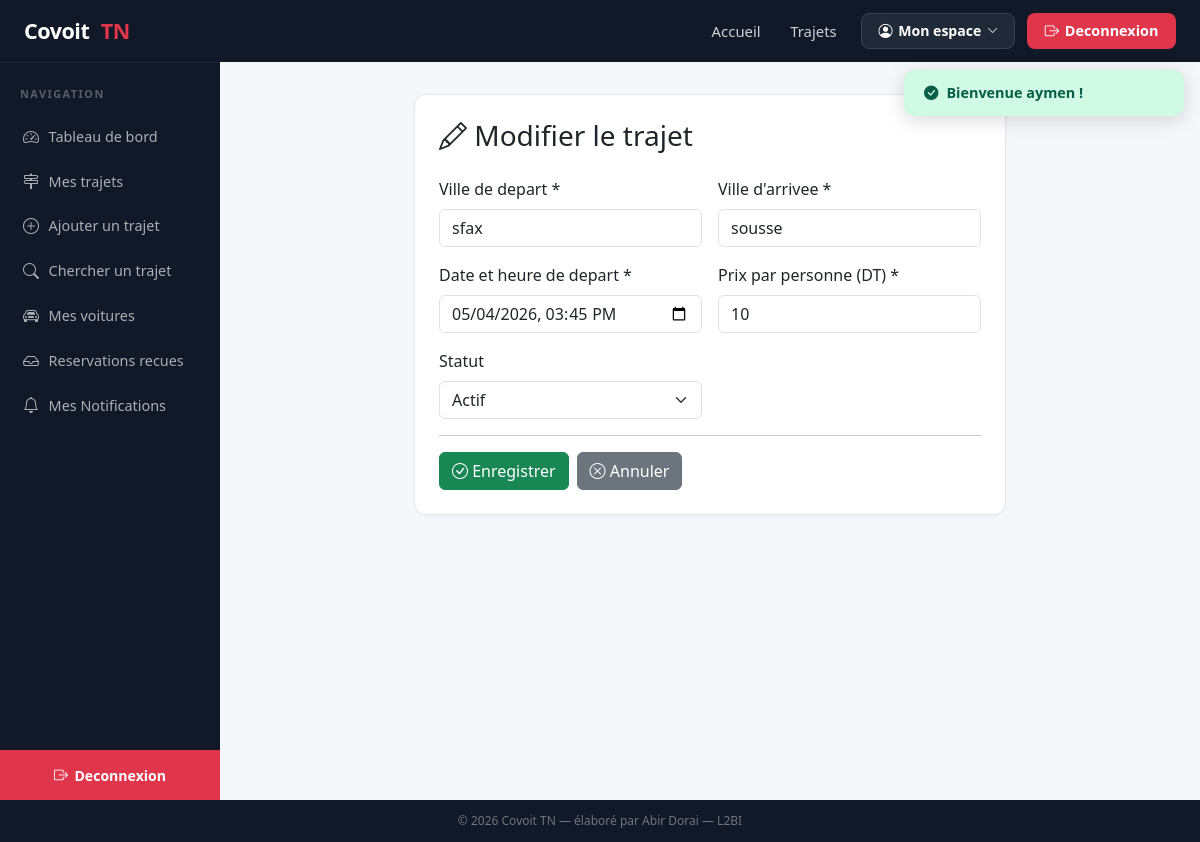
/index.php?controller=trajet&action=edit&id=6 (signed in), run on the app's committed database.
### tables this page shows
CREATE TABLE `trajet` (
  `idTrajet` int(11) NOT NULL,
  `idConducteur` int(11) NOT NULL,
  `villeDepart` varchar(50) NOT NULL,
  `villeArrivee` varchar(50) NOT NULL,
  `dateDepart` datetime NOT NULL,
  `prixParPersonne` double NOT NULL,
  `statut` varchar(20) DEFAULT 'Actif'
);

### controllers/TrajetController.php (called while the page is built, shortened)
<?php
class TrajetController extends Controller
{
    public function edit()
    {
        $id          = (int) ($_GET['id'] ?? 0);
        $trajetModel = new Trajet();
        $trajet = $trajetModel->findById($id);
        $erreur = '';
        $this->render('trajet/edit', ['trajet' => $trajet, 'erreur' => $erreur]);
    }
}

### core/Router.php (called while the page is built, shortened)
<?php
class Router
{
    public function dispatch()
    {
        $actionName     = isset($_GET['action'])     ? $_GET['action']     : 'index';
        $actionName     = preg_replace('/[^a-zA-Z0-9_]/', '', $actionName);
        $controller = new $className();
        $controller->$actionName();
    }
}

### index.php (called while the page is built, shortened)
<?php
require_once __DIR__ . '/core/Router.php';
$router = new Router();
$router->dispatch();

### config/database.php (called while the page is built, shortened)
<?php
class Database
{
    private static $host    = 'localhost';
    private static $dbname  = 'covoi_tn';
    private static $user    = 'root';
    private static $pass    = '';
    private static $charset = 'utf8mb4';
    private static $instance = null;
    public static function getInstance()
    {
        if (self::$instance === null) {
            $dsn = 'mysql:host=' . self::$host
                 . ';dbname=' . self::$dbname
                 . ';charset=' . self::$charset;
            $options = [
                PDO::ATTR_ERRMODE            => PDO::ERRMODE_EXCEPTION,
                PDO::ATTR_DEFAULT_FETCH_MODE => PDO::FETCH_ASSOC,
                PDO::ATTR_EMULATE_PREPARES   => false,
            ];
            try {
                self::$instance = new PDO($dsn, self::$user, self::$pass, $options);
            } catch (PDOException $e) {
                die('Erreur de connexion a la base de donnees : ' . $e->getMessage());
            }
        }
        return self::$instance;
    }
}

### core/Model.php (called while the page is built, shortened)
<?php
require_once __DIR__ . '/../config/database.php';
abstract class Model
{
    protected $db;
    protected $table;
    protected $primaryKey;
    public function __construct()
    {
        $this->db = Database::getInstance();
    }
    public function findById($id)
    {
        $sql = "SELECT * FROM {$this->table} WHERE {$this->primaryKey} = :id";
        $stmt = $this->db->prepare($sql);
        $stmt->execute([':id' => $id]);
        return $stmt->fetch();
    }
}

### views/trajet/edit.php (the view, shortened to what this page needs)
<div class="row justify-content-center">
    <div class="col-md-8">
        <div class="card p-4">
            <h3 class="mb-4"><i class="bi bi-pencil"></i> Modifier le trajet</h3>
            <form method="post" action="<?= BASE_URL ?>?controller=trajet&action=edit&id=<?= $trajet['idTrajet'] ?>">
                <div class="row g-3">
                    <div class="col-md-6">
                        <label class="form-label">Ville de depart *</label>
                        <input type="text" name="villeDepart" class="form-control" required
                               value="<?= htmlspecialchars($trajet['villeDepart']) ?>">
                    </div>
                    <div class="col-md-6">
                        <label class="form-label">Ville d'arrivee *</label>
                        <input type="text" name="villeArrivee" class="form-control" required
                               value="<?= htmlspecialchars($trajet['villeArrivee']) ?>">
                    </div>
                    <div class="col-md-6">
                        <label class="form-label">Date et heure de depart *</label>
                        <input type="datetime-local" name="dateDepart" class="form-control" required
                               value="<?= date('Y-m-d\TH:i', strtotime($trajet['dateDepart'])) ?>">
                    </div>
                    <div class="col-md-6">
                        <label class="form-label">Prix par personne (DT) *</label>
                        <input type="number" name="prix" step="0.01" min="0" class="form-control" required
                               value="<?= htmlspecialchars($trajet['prixParPersonne']) ?>">
                    </div>
                    <div class="col-md-6">
                        <label class="form-label">Statut</label>
                        <select name="statut" class="form-select">
                            <?php foreach (['Actif', 'Complet', 'Annule', 'Termine'] as $s): ?>
                                <option value="<?= $s ?>" <?= $trajet['statut'] === $s ? 'selected' : '' ?>>
                                    <?= $s ?>
                                </option>
                            <?php endforeach; ?>
                        </select>
                    </div>
                </div>
                <hr>
                <div class="d-flex gap-2">
                    <button type="submit" class="btn btn-success">
                        <i class="bi bi-check-circle"></i> Enregistrer
                    </button>
                    <a href="<?= BASE_URL ?>?controller=trajet&action=mesTrajets" class="btn btn-secondary">
                        <i class="bi bi-x-circle"></i> Annuler
                    </a>
                </div>
            </form>
        </div>
    </div>
</div>

### public/css/style.css (style rules this page uses)
:root { --red: #e0364b; --red-dark: #c02a3a; --navy: #0f1523; --navy2: #1b2547; --dark: #111827; --sidebar-w: 220px; --white: #ffffff; --grey-bg: #f5f7fa; --grey-text: #6b7280; --border: #e5e7eb; --radius: 12px; }
*, *::before, *::after { box-sizing: border-box; }
body { font-family: 'Segoe UI', system-ui, -apple-system, sans-serif; background: var(--grey-bg); color: #1f2937; margin: 0; padding: 0; }
a { color: inherit; }
.card { background: var(--white); border-radius: var(--radius); border: 1px solid var(--border); box-shadow: 0 1px 4px rgba(0,0,0,.04); }

### data on the page
trajet: villeDepart "sfax", villeArrivee "sousse", dateDepart "05/04/2026 15:45", prix "10", statut "Actif"

### other printed values
$_SESSION['flash_success'] "Bienvenue aymen !"
